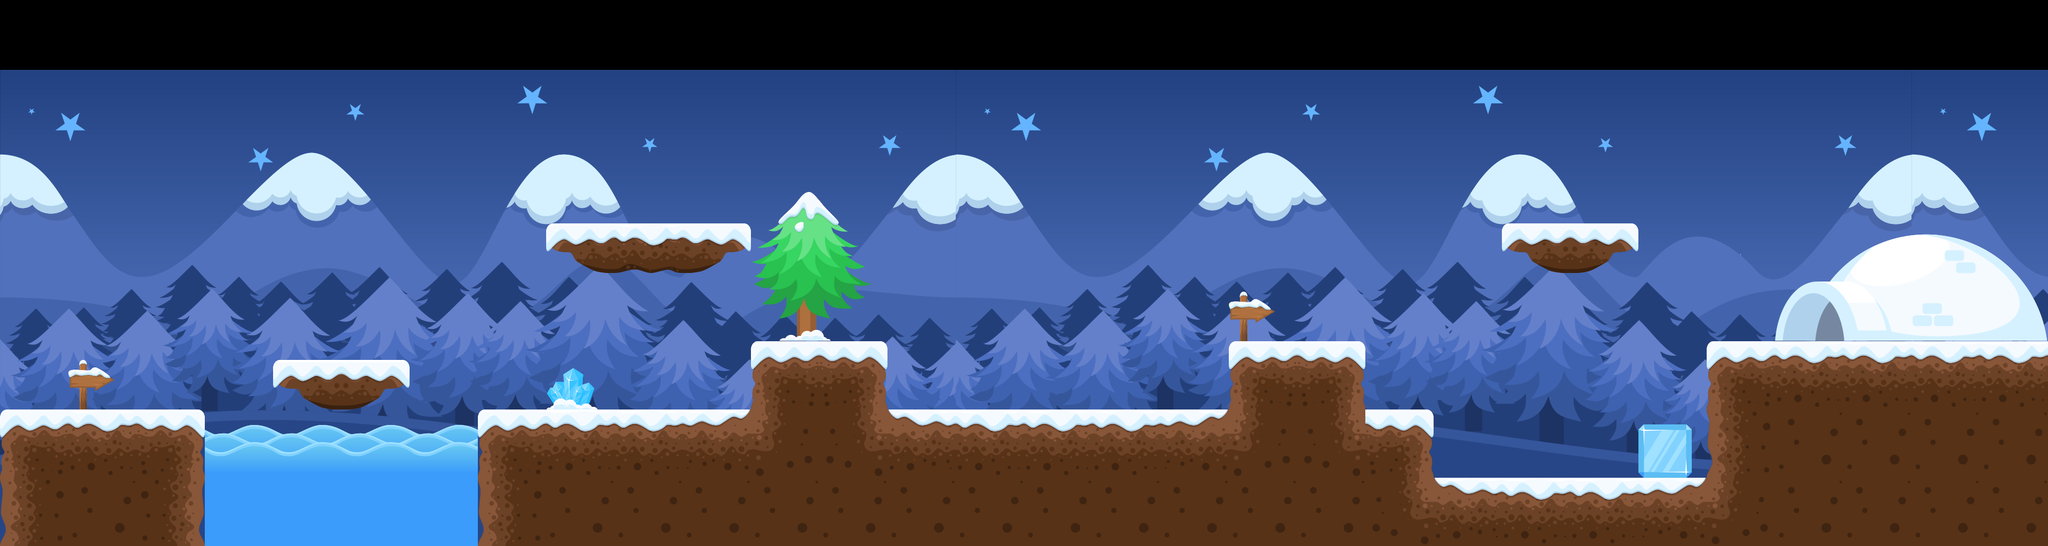

A 2D game scene composited from a Tiled map and its tileset images. What follows is a short description and the map's XML, with every tile layer's data as written:
An orthogonal 30x8 tile map with 128x128 px tiles, 3 tile layers (Tile Layer 1, decoration, platform_ui) and 19 objects.

<map version="1.2" tiledversion="1.3.4" orientation="orthogonal" renderorder="right-down" width="30" height="8" tilewidth="128" tileheight="128" infinite="0" nextlayerid="8" nextobjectid="32">
 <editorsettings>
  <export target="../Tileset/neveMap.json" format="json" />
 </editorsettings>
 <tileset firstgid="1" name="mapaNeveTilesheet" tilewidth="128" tileheight="128" tilecount="154" columns="22">
  <image source="mapaNeveTilesheet.png" width="2816" height="896" />
 </tileset>
 <layer id="1" name="Tile Layer 1" width="30" height="8">
  <data encoding="csv">
0,0,0,0,0,0,0,0,0,0,0,0,0,0,0,0,0,0,0,0,0,0,0,0,0,0,0,0,0,0,
1,2,3,4,5,6,7,8,9,10,11,12,13,14,1,2,3,4,5,6,7,8,9,10,11,12,13,14,1,2,
23,24,25,26,27,28,29,30,31,32,33,34,35,36,23,24,25,26,27,28,29,30,31,32,33,34,35,36,23,24,
45,46,47,48,49,50,51,52,53,54,55,56,57,58,45,46,47,48,49,50,51,52,53,54,55,56,57,58,45,46,
67,68,69,70,71,72,73,74,75,76,77,78,79,80,67,68,69,70,71,72,73,74,75,76,77,78,79,80,67,68,
89,90,91,92,93,94,95,96,97,98,99,100,101,102,89,90,91,92,93,94,95,96,97,98,99,100,101,102,89,90,
111,112,113,114,115,116,117,118,119,120,121,122,123,124,111,112,113,114,115,116,117,118,119,120,121,122,123,124,111,112,
133,134,135,136,137,138,139,140,141,142,143,144,145,146,133,134,135,136,137,138,139,140,141,142,143,144,145,146,133,134
</data>
 </layer>
 <layer id="2" name="decoration" width="30" height="8">
  <data encoding="csv">
0,0,0,0,0,0,0,0,0,0,0,0,0,0,0,0,0,0,0,0,0,0,0,0,0,0,0,0,0,0,
0,0,0,0,0,0,0,0,0,0,0,0,0,0,0,0,0,0,0,0,0,0,0,0,0,0,0,0,0,0,
0,0,0,0,0,0,0,0,0,0,0,60,61,0,0,0,0,0,0,0,0,0,0,0,0,0,0,0,0,0,
0,0,0,0,0,0,0,0,0,0,0,82,83,0,0,0,0,0,0,0,0,0,0,0,0,0,126,127,128,129,
0,0,0,0,0,0,0,0,0,0,0,104,105,0,0,0,0,0,88,0,0,0,0,0,0,0,148,149,150,151,
0,88,0,0,0,0,0,0,110,0,0,0,0,0,0,0,0,0,0,0,0,0,0,0,0,0,0,0,0,0,
0,0,0,0,0,0,0,0,0,0,0,0,0,0,0,0,0,0,0,0,0,0,0,0,44,0,0,0,0,0,
0,0,0,0,0,0,0,0,0,0,0,0,0,0,0,0,0,0,0,0,0,0,0,0,0,0,0,0,0,0
</data>
 </layer>
 <objectgroup id="4" name="plataforma">
  <object id="1" x="10.9409" y="778.173" width="149.07" height="128.556" />
  <object id="2" x="0.596374" y="768.726" width="329.795" height="238.55" />
  <object id="5" x="1.19275" y="768.726" width="381.083" height="255.844" />
  <object id="6" x="511.934" y="675.208" width="255.683" height="92.9758" />
  <object id="7" x="1023.87" y="418.958" width="384.376" height="92.4089" />
  <object id="8" x="2815.92" y="419.525" width="256.25" height="93.5427" />
  <object id="10" x="3071.51" y="796.272" width="100.306" height="98.4538" />
  <object id="12" x="896.948" y="768.717" width="509.584" height="254.458" />
  <object id="13" x="1406.53" y="640.486" width="257.129" height="126.895" />
  <object id="14" x="1301.68" y="1037.87" />
  <object id="19" x="1663.08" y="767.692" width="642.308" height="126.923" />
  <object id="20" x="2416.15" y="732.308" />
  <object id="21" x="2303.08" y="641.538" width="255.385" height="126.154" />
  <object id="23" x="2560.77" y="768.462" width="125.385" height="126.154" />
  <object id="24" x="2686.92" y="895.385" width="513.077" height="62.3077" />
  <object id="27" x="3199.4" y="640.057" width="637.39" height="252.467" />
 </objectgroup>
 <layer id="3" name="platform_ui" width="30" height="8">
  <data encoding="csv">
0,0,0,0,0,0,0,0,0,0,0,0,0,0,0,0,0,0,0,0,0,0,0,0,0,0,0,0,0,0,
0,0,0,0,0,0,0,0,0,0,0,0,0,0,0,0,0,0,0,0,0,0,0,0,0,0,0,0,0,0,
0,0,0,0,0,0,0,0,0,0,0,0,61,0,0,0,0,0,0,0,0,0,0,0,0,0,0,0,0,0,
0,0,0,0,0,0,0,0,106,107,108,0,0,0,0,0,0,0,0,0,0,0,106,108,0,0,0,0,0,0,
0,0,0,0,0,0,0,0,0,0,0,0,0,0,0,0,0,0,0,0,0,0,0,0,0,0,0,0,0,0,
0,0,0,0,106,108,0,0,0,0,0,40,42,0,0,0,0,0,40,42,0,0,0,0,0,40,41,41,41,41,
40,41,42,43,43,43,43,40,41,41,18,19,20,21,41,41,41,18,19,20,42,0,0,0,0,62,63,63,63,63,
62,63,64,65,65,65,65,62,63,63,63,63,63,63,63,63,63,63,63,63,20,21,41,41,18,19,63,63,63,63
</data>
 </layer>
 <objectgroup id="6" name="ganhar">
  <object id="29" x="3387.86" y="436.483" width="451.596" height="201.796" />
 </objectgroup>
 <objectgroup id="7" name="agua">
  <object id="30" x="380.77" y="795.575" width="513.72" height="226.548" />
  <object id="31" x="1231.65" y="403.106" />
 </objectgroup>
</map>